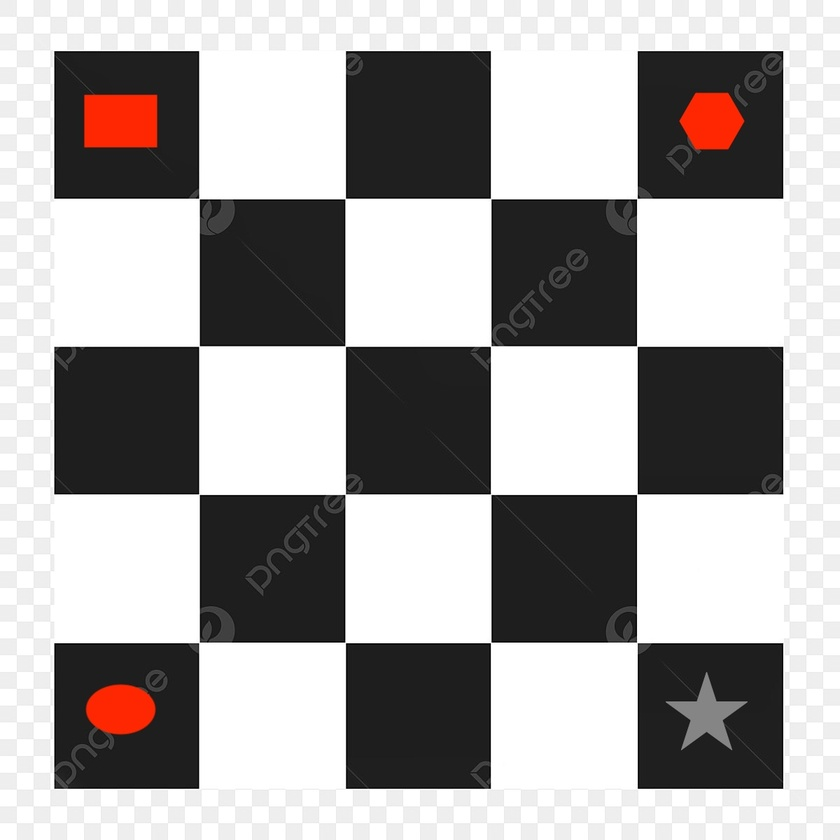
#> input picture image_formation/images/original_image.jpg, 840 x 840 px, shrunk from 1200 x 1200 before the run
$ python geometric_transforms.py
#> lines starting #> are read from the running program, lines starting #| are printed output that depends on the picture

import cv2 as cv
import matplotlib.pyplot as plt
import numpy as np


def get_image_for_plotting(path):
#> called with path = './images/original_image.jpg'
    img = cv.imread(path)
#> img is the input picture: shape (840, 840, 3); mean B, G, R 164.6, 165.1, 168
    img = cv.cvtColor(img, cv.COLOR_BGR2RGB)
    return img

def main():
    # Read image with opencv
    original_img = get_image_for_plotting('./images/original_image.jpg')
    transformed_img = get_image_for_plotting('./images/transformed_image.jpg')
#> call 2 of get_image_for_plotting, with path = './images/transformed_image.jpg'
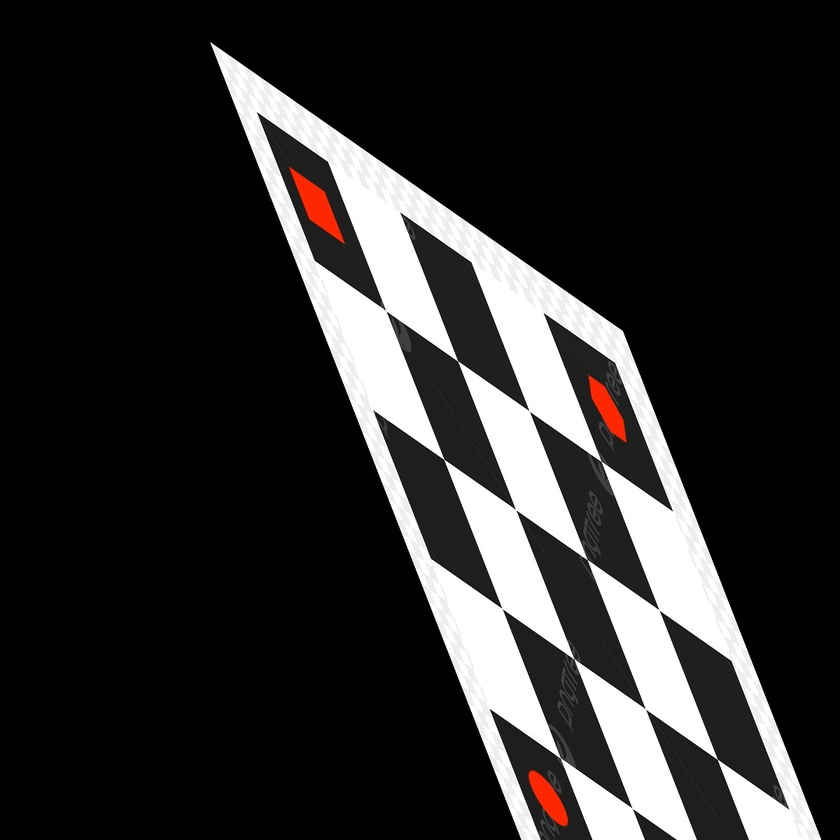
#> input picture image_formation/images/transformed_image.jpg, 840 x 840 px, shrunk from 1200 x 1200 before the run
#> in get_image_for_plotting, img is the input picture: shape (840, 840, 3); mean B, G, R 44.5, 44.7, 45.7

    rows,cols,_ = original_img.shape
#> rows = 840; cols = 840

    # We are going to use warp perspective to transform the image.
    # Basically map the 4 corners of the original image to the 4 corners of the new image.

    # Source points. These are the corners of the original image. (Basically a 4x2 matrix)
    src_points = np.float32([
        [0, 0],           # top-left
        [cols-1, 0],      # top-right
        [cols-1, rows-1], # bottom-right
        [0, rows-1]       # bottom-left
    ])
#> src_points = [[0, 0], [839, 0], [839, 839], [0, 839]]

    # Destination corners moved by percentage (by eye). These are the corners of the new image.
    left_top = np.array([cols * 0.25, rows * 0.05])
#> left_top = [210, 42]
    right_top = np.array([cols * 0.75, rows * 0.39])
#> right_top = [630, 327.6]
    left_bottom = np.array([cols*0.65, rows*1.05])
#> left_bottom = [546, 882]
    right_bottom = np.array([cols*1.12,rows*1.35])

    # Destination points. (Basically a 4x2 matrix)
    dst_points = np.float32([
        left_top,
        right_top,
        right_bottom,
        left_bottom,
    ])

    # Get perspective transformation matrix (3x3)
    M = cv.getPerspectiveTransform(src_points, dst_points)
    print(f"Perspective transformation matrix: {M}")
#| Perspective transformation matrix: [[5.22226634e-01 4.27257635e-01 2.10000000e+02]
#|  [3.51653209e-01 1.04445331e+00 4.20000000e+01]
#|  [3.43344229e-05 4.90492249e-05 1.00000000e+00]]

    # Apply perspective transformation
    reverse_eng_img = cv.warpPerspective(original_img, M, (cols, rows))
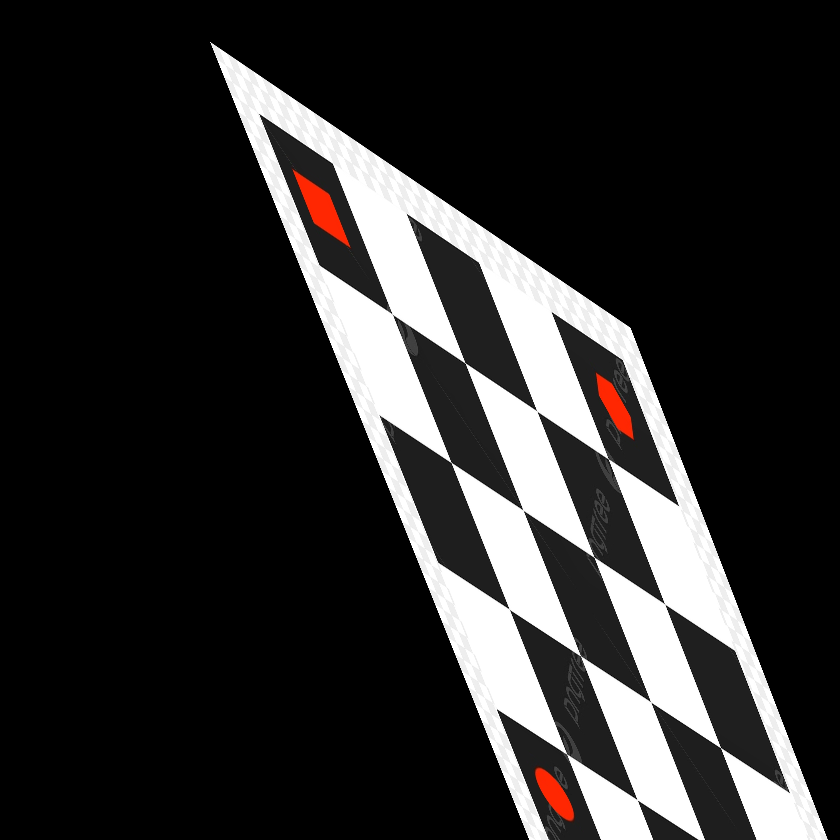
#> reverse_eng_img: shape (840, 840, 3); mean R, G, B 46.4, 45.4, 45.2

    # Show results side by side
    fig, axs = plt.subplots(1, 3, figsize=(18, 6))
    axs[0].imshow(original_img)
    axs[0].set_title("Original")
    axs[0].axis('off')

    axs[1].imshow(transformed_img)
    axs[1].set_title("Transformed")
    axs[1].axis('off')

    axs[2].imshow(reverse_eng_img)
    axs[2].set_title("Reverse Engineered")
    axs[2].axis('off')

    plt.tight_layout()
    plt.show()
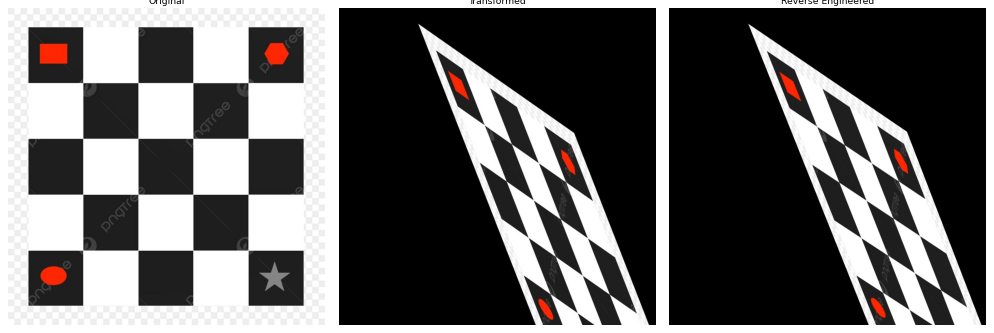
#> figure drawn by matplotlib, 3 panels

if __name__ == "__main__":
    main()
